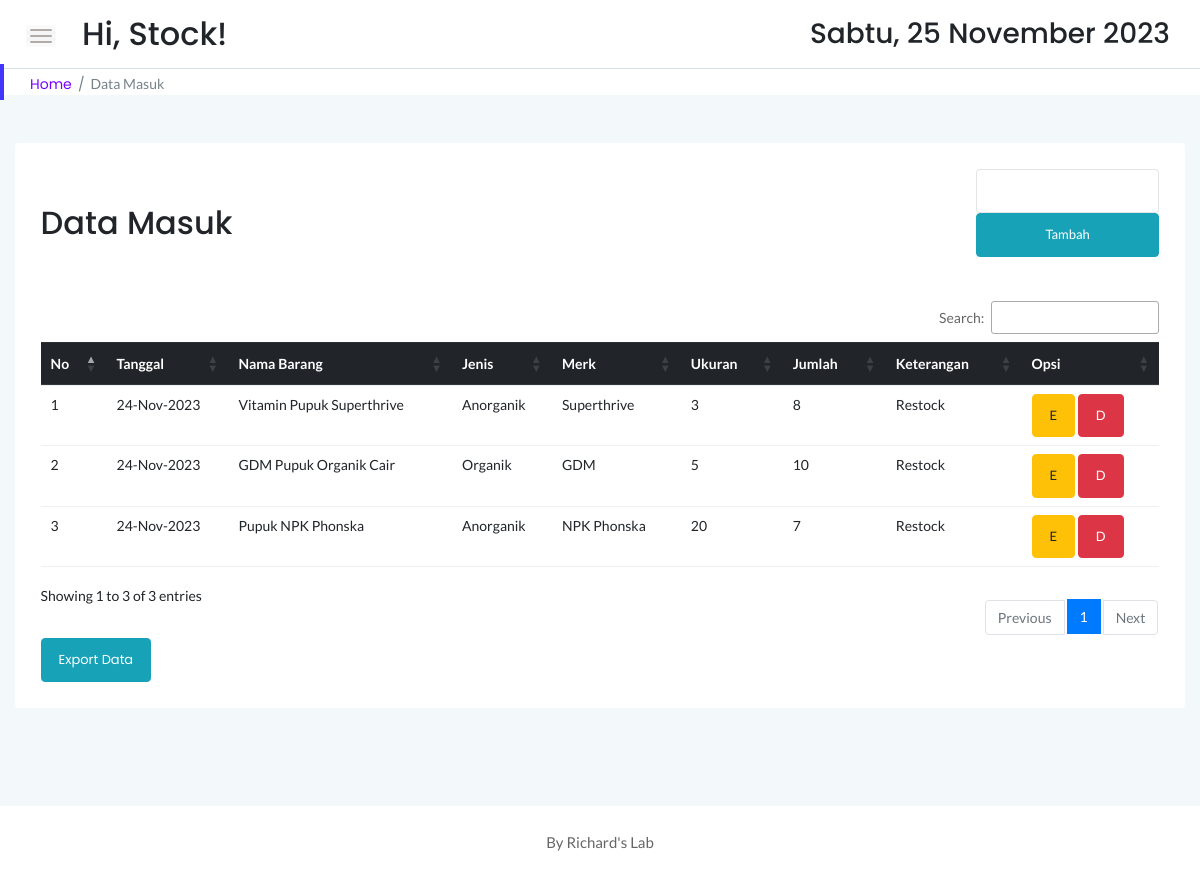
Page /stock/data_masuk.php (signed in) on the committed database.
### tables this page shows
CREATE TABLE `tb_barang_masuk` (
  `id_masuk` int(11) NOT NULL,
  `id_barang` bigint(20) NOT NULL,
  `tanggal` date NOT NULL,
  `jumlah` int(11) NOT NULL,
  `keterangan` text NOT NULL
);

CREATE TABLE `tb_barang` (
  `id_barang` bigint(20) NOT NULL,
  `nama` varchar(55) NOT NULL,
  `jenis` varchar(30) NOT NULL,
  `merk` varchar(40) NOT NULL,
  `ukuran` varchar(20) NOT NULL,
  `satuan` varchar(10) NOT NULL,
  `lokasi` varchar(55) NOT NULL,
  `stock` bigint(20) NOT NULL
);

### stock/data_masuk.php (the view, shortened to what this page needs)
<!doctype html>
<html class="no-js" lang="en">
<?php
include '../dbconnect.php';
?>
<head>
    <link rel="stylesheet" href="assets/css/bootstrap.min.css">
    <link rel="stylesheet" href="assets/css/font-awesome.min.css">
    <link rel="stylesheet" href="assets/css/themify-icons.css">
    <link rel="stylesheet" href="assets/css/metisMenu.css">
    <link rel="stylesheet" href="assets/css/owl.carousel.min.css">
    <link rel="stylesheet" href="assets/css/slicknav.min.css">
    <link rel="stylesheet" href="https://www.amcharts.com/lib/3/plugins/export/export.css" type="text/css" media="all" />
    <link rel="stylesheet" type="text/css" href="https://cdn.datatables.net/1.10.19/css/jquery.dataTables.min.css">
    <link rel="stylesheet" type="text/css" href="https://cdn.datatables.net/1.10.19/css/jquery.dataTables.css">
    <link rel="stylesheet" type="text/css" href="https://cdn.datatables.net/1.10.18/css/dataTables.bootstrap4.min.css">
    <link rel="stylesheet" type="text/css" href="https://cdn.datatables.net/responsive/2.2.3/css/responsive.bootstrap.min.css">
    <link rel="stylesheet" type="text/css" href="https://cdn.datatables.net/responsive/2.2.3/css/responsive.jqueryui.min.css">
    <link rel="stylesheet" type="text/css" href="https://cdn.datatables.net/buttons/1.5.2/css/buttons.dataTables.min.css">
    <link rel="stylesheet" href="assets/css/typography.css">
    <link rel="stylesheet" href="assets/css/default-css.css">
    <link rel="stylesheet" href="assets/css/styles.css">
    <link rel="stylesheet" href="assets/css/responsive.css">
</head>
<body>
    <div class="page-container">
        <div class="main-content">
            <div class="header-area">
                <div class="row align-items-center">
                    <div class="col-md-6 col-sm-8 clearfix">
                        <div class="nav-btn pull-left">
                            <span></span>
                            <span></span>
                            <span></span>
                        </div>
                        <div class="search-box pull-left">
                            <form action="#">
                                <h2>Hi, <?= $_SESSION['user']; ?>!</h2>
                            </form>
                        </div>
                    </div>
                    <div class="col-md-6 col-sm-4 clearfix">
                        <ul class="notification-area pull-right">
                            <li>
                                <h3>
                                    <div class="date">
                                    </div>
                                </h3>
                            </li>
                        </ul>
                    </div>
                </div>
            </div>
            <div class="page-title-area">
                <div class="row align-items-center">
                    <div class="col-sm-6">
                        <div class="breadcrumbs-area clearfix">
                            <ul class="breadcrumbs pull-left">
                                <li><a href="index.php">Home</a></li>
                                <li><span>Data Masuk</span></li>
                            </ul>
                        </div>
                    </div>
                    <div class="col-sm-6 clearfix">
                    </div>
                </div>
            </div>
            <div class="main-content-inner">
                <div class="row mt-5 mb-5">
                    <div class="col-12">
                        <div class="card">
                            <div class="card-body">
                                <div class="d-sm-flex justify-content-between align-items-center">
                                    <h2>Data Masuk</h2>
                                    <form action="" onsubmit="return false;">
                                        <input type="text" name="id-bar" id="idx" onkeyup="isi_otomatis()" class="form-control">
                                        <button style="margin-bottom:20px" data-toggle="modal" data-target="#myModal" class="btn btn-info col-md-12" id="submit-add"><span class="glyphicon glyphicon-plus"></span>Tambah</button>
                                    </form>
                                </div>
                                <div class="market-status-table mt-4">
                                    <div class="table-responsive">
                                        <table id="dataTable4" class="table table-hover">
                                            <thead class="thead-dark">
                                                <tr>
                                                    <th>No</th>
                                                    <th>Tanggal</th>
                                                    <th>Nama Barang</th>
                                                    <th>Jenis</th>
                                                    <th>Merk</th>
                                                    <th>Ukuran</th>
                                                    <th>Jumlah</th>
                                                    <th>Keterangan</th>
                                                    <th>Opsi</th>
                                                </tr>
                                            </thead>
                                            <tbody>
                                                <?php
                                                $brg = mysqli_query($conn, "SELECT * FROM tb_barang_masuk tbm, tb_barang tb WHERE tb.id_barang = tbm.id_barang ORDER BY tbm.id_masuk DESC");
                                                $no = 1;
                                                while ($b = mysqli_fetch_array($brg)) {
                                                    $id_masuk = $b['id_masuk'];
                                                ?>
                                                    <tr>
                                                        <td><?php echo $no++ ?></td>
                                                        <td><?php $tanggals = $b['tanggal'];
                                                            echo date("d-M-Y", strtotime($tanggals)) ?></td>
                                                        <td><?php echo $b['nama'] ?></td>
                                                        <td><?php echo $b['jenis'] ?></td>
                                                        <td><?php echo $b['merk'] ?></td>
                                                        <td><?php echo $b['ukuran'] ?></td>
                                                        <td><?php echo $b['jumlah'] ?></td>
                                                        <td><?php echo $b['keterangan'] ?></td>
                                                        <td><button data-toggle="modal" data-target="#edit<?= $id_masuk; ?>" class="btn btn-warning">E</button> <button data-toggle="modal" data-target="#del<?= $id_masuk; ?>" class="btn btn-danger">D</button></td>
                                                    </tr>
                                                <?php
                                                }
                                                ?>
                                            </tbody>
                                        </table>
                                    </div>
                                    <a href="export_barang_masuk.php" target="_blank" class="btn btn-info">Export Data</a>
                                </div>
                            </div>
                        </div>
                    </div>
                </div>
            </div>
        </div>
        <footer>
            <div class="footer-area">
                <p>By Richard's Lab</p>
            </div>
        </footer>
    </div>
</body>
</html>

### stock/assets/css/typography.css (style rules this page uses)
body { font-size: 14px; font-family: 'Lato', sans-serif; }
h1, h2, h3, h4, h5, h6 { margin: 0; font-family: 'Poppins', sans-serif; }
p { font-family: 'Lato', sans-serif; font-size: 15px; line-height: 26px; color: #444; margin-bottom: 0; }
a, a:visited { text-decoration: none; transition: all 0.3s ease-in-out; -webkit-transition: all 0.3s ease-in-out; -moz-transition: all 0.3s ease-in-out; -o-transition: all 0.3s ease-in-out; outline: 0; font-family: 'Poppins', sans-serif; }
ul, ol { margin-bottom: 0px; margin-top: 0px; padding: 0; }
ul { margin: 0; list-style-type: none; }
button { cursor: pointer; outline: none!important; letter-spacing: 0; }

### stock/assets/css/default-css.css (style rules this page uses)
* { margin: 0; padding: 0; box-sizing: border-box; }
*, *:before, *:after { -moz-box-sizing: border-box; -webkit-box-sizing: border-box; box-sizing: border-box; }
html { -webkit-font-smoothing: antialiased; }
body { background: #fff; font-weight: normal; -webkit-font-smoothing: antialiased; -webkit-text-size-adjust: 100%; }
:root { --primary-color: #4336FB; }

### stock/assets/css/styles.css (style rules this page uses)
.page-container { width: 100%; height: 100%; min-height: 100vh; padding-left: 280px; -webkit-transition: padding-left 0.3s ease 0s; transition: padding-left 0.3s ease 0s; }
.card { border: none; border-radius: 4px; background-color: #fff; -webkit-transition: all 0.3s ease 0s; transition: all 0.3s ease 0s; }
.card-body { padding: 25.6px; padding: 1.6rem; }
.main-content { width: 100%; background: #F3F8FB; }
.main-content-inner { padding: 0 30px 50px; }
.header-area { padding: 15px 30px; background: #fff; border-bottom: 1px solid #d8e3e7; }
.nav-btn { margin-right: 30px; margin-top: 10px; cursor: pointer; }
.nav-btn span { display: block; width: 22px; height: 2px; background: #b3aaaa; margin: 4px 0; border-radius: 15px; -webkit-transition: all 0.3s ease 0s; transition: all 0.3s ease 0s; box-shadow: 0 0 0 4px rgba(99, 96, 96, 0.03); }
.search-box form { position: relative; }
.notification-area { -webkit-user-select: none; -moz-user-select: none; -ms-user-select: none; user-select: none; position: relative; z-index: 1; }
.notification-area li { display: inline-block; margin-left: 20px; cursor: pointer; -webkit-user-select: none; -moz-user-select: none; -ms-user-select: none; user-select: none; }
.page-title-area { padding: 0 30px; background: #fff; position: relative; }
.page-title-area:before { content: ''; position: absolute; left: 0; top: 50%; width: 4px; height: 36px; background: var(--primary-color); -webkit-transform: translateY(-50%); transform: translateY(-50%); }
ul.breadcrumbs { margin-top: 4px; }
.breadcrumbs li { display: inline-block; }
.breadcrumbs li a, .breadcrumbs li span { display: block; font-size: 14px; font-weight: 400; color: #7801ff; letter-spacing: 0; margin-right: 16px; position: relative; }
.breadcrumbs li a:before { content: '/'; color: #768387; position: absolute; right: -13px; top: 0; }
.breadcrumbs li span { margin-right: 0; color: #768387; text-transform: capitalize; }
.market-status-table { overflow: hidden; }
.footer-area { text-align: center; padding: 23px 0 19px; background: #fff; }
.footer-area p { color: #676666; margin-bottom: 0; }
.btn { padding: 11px 17px; font-size: 13px; letter-spacing: 0; }
.form-control, .form-control:focus { outline: none; box-shadow: none; }
.form-control { font-size: 14px; border: 1px solid rgba(170, 170, 170, .3); padding: 10.72px 12.8px; padding: .67rem .8rem; }
table tr th { border-bottom: none; }
table tr th, table tr td { border-top: 1px solid rgba(120, 130, 140, 0.13) !important; }
table.dataTable.no-footer { border-bottom: 1px solid rgba(120, 130, 140, 0.13) !important; }
table.dataTable thead th, table.dataTable thead td { border-bottom-color: transparent; }

### stock/assets/css/responsive.css (style rules this page uses)
@media (min-width: 1200px) and (max-width: 1364px) { .main-content-inner { padding: 0 15px 50px; } }
@media (min-width: 1200px) and (max-width: 1364px) { .page-container, .sbar_collapsed.page-container { padding-left: 0; } }

### rows in the picture
tb_barang_masuk: tanggal "24-Nov-2023", id_barang.nama "Vitamin Pupuk Superthrive", id_barang.jenis "Anorganik", id_barang.merk "Superthrive", id_barang.ukuran "3", jumlah "8", keterangan "Restock"
tb_barang_masuk: tanggal "24-Nov-2023", id_barang.nama "GDM Pupuk Organik Cair", id_barang.jenis "Organik", id_barang.merk "GDM", id_barang.ukuran "5", jumlah "10", keterangan "Restock"
tb_barang_masuk: tanggal "24-Nov-2023", id_barang.nama "Pupuk NPK Phonska", id_barang.jenis "Anorganik", id_barang.merk "NPK Phonska", id_barang.ukuran "20", jumlah "7", keterangan "Restock"

### other values in the picture
$_SESSION['user'] "Stock"
